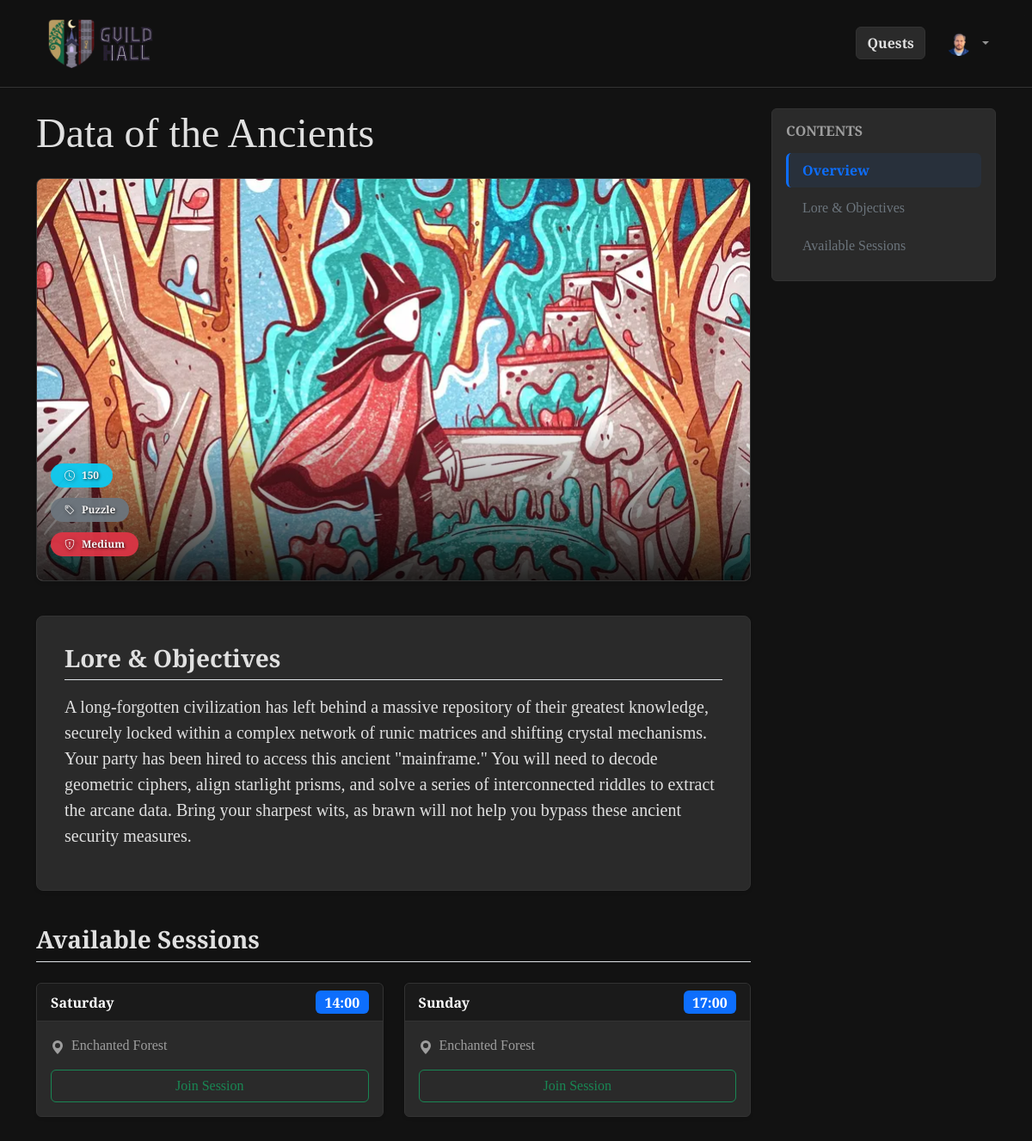
Screenshot of /quest/5 (signed in) with the database file from the repository.
### tables this page shows
CREATE TABLE "users" (
	"UId"	INTEGER,
	"username"	TEXT NOT NULL UNIQUE,
	"password_hash"	TEXT NOT NULL,
	"role"	TEXT NOT NULL,
	"avatar_filename"	TEXT,
	PRIMARY KEY("UId" AUTOINCREMENT)
);

CREATE TABLE "quests" (
	"QId"	INTEGER,
	"title"	TEXT NOT NULL,
	"duration"	INTEGER NOT NULL,
	"quest_type"	TEXT NOT NULL,
	"difficulty"	TEXT NOT NULL,
	"description"	TEXT,
	"image_filename"	TEXT,
	PRIMARY KEY("QId" AUTOINCREMENT)
);

### app.py (the view)
@app.route('/quest/<int:quest_id>')
def quest_detail(quest_id):
    quest, sessions = db.get_quest_and_sessions(quest_id)
    if not quest:
        flash("Quest not found.", "danger")
        return redirect(url_for('all_quests'))
    return render_template('quest_detail.html', quest=quest, sessions=sessions)

### app.py (called while the page is built)
@login_manager.user_loader
def load_user(user_id):
    return db.get_user_by_id(user_id)

### db.py (called while the page is built)
def get_db_connection():
    conn = sqlite3.connect('database.db')
    conn.row_factory = sqlite3.Row
    return conn

def get_user_by_id(uid):
    conn = get_db_connection()
    cursor = conn.cursor()
    query = 'SELECT * FROM users WHERE UId = ?'
    cursor.execute(query, (uid,))
    user_row = cursor.fetchone()
    conn.close()
    if user_row:
        return User(id=user_row['UId'],
                    username=user_row['username'],
                    role=user_row['role'],
                    avatar_filename=user_row['avatar_filename'])
    return None

def get_quest_and_sessions(quest_id):
    conn = get_db_connection()
    quest = conn.execute('SELECT * FROM quests WHERE QId = ?', (quest_id,)).fetchone()
    sessions_query = '''
        SELECT SId, day, start_time, location
        FROM sessions
        WHERE QId = ?
        ORDER BY
        CASE day
            WHEN 'Monday' THEN 1
            WHEN 'Tuesday' THEN 2
            WHEN 'Wednesday' THEN 3
            WHEN 'Thursday' THEN 4
            WHEN 'Friday' THEN 5
            WHEN 'Saturday' THEN 6
            WHEN 'Sunday' THEN 7
        END, start_time ASC
    '''
    sessions = conn.execute(sessions_query, (quest_id,)).fetchall()
    conn.close()
    return quest, sessions

### templates/quest_detail.html (shortened to what this page needs)
{% extends 'base.html' %}
{% block scrollspy %}
data-bs-spy="scroll" data-bs-target="#toc-nav" data-bs-root-margin="0px 0px -40%" data-bs-smooth-scroll="true" tabindex="0"
{% endblock %}
{% block content %}
<div class="row mt-4">
    <div class="col-lg-9 col-md-8">
        <div class="d-flex justify-content-between align-items-center mb-4">
            <h1 class="display-5 mb-0">{{ quest.title }}</h1>
        </div>
        <div id="quest-overview" class="quest-section quest-box p-0">
            <div class="hero-image-container">
                {% if quest.image_filename %}
                    <img src="{{ url_for('static', filename='images/quests/' + quest.image_filename) }}" alt="{{ quest.title }}" class="hero-image">
                {% else %}
                    <div class="hero-image-placeholder"></div>
                {% endif %}
                <div class="hero-overlays">
                    <div class="badge bg-info hero-stat" title="Duration" id="duration">
                        <svg class="stat-icon" xmlns="http://www.w3.org/2000/svg" viewBox="0 0 16 16">
                            <path d="M8 3.5a.5.5 0 0 0-1 0V9a.5.5 0 0 0 .252.434l3.5 2a.5.5 0 0 0 .496-.868L8 8.71z"/>
                            <path d="M8 16A8 8 0 1 0 8 0a8 8 0 0 0 0 16m7-8A7 7 0 1 1 1 8a7 7 0 0 1 14 0"/>
                        </svg>
                        <span>{{ quest.duration }}</span>
                    </div>
                    <div class="badge bg-secondary hero-stat" title="Quest Type" id="quest-type">
                        <span>{{ quest.quest_type | title }}</span>
                    </div>
                    <div class="badge bg-danger hero-stat" title="Difficulty" id="difficulty">
                        <span>{{ quest.difficulty | title }}</span>
                    </div>
                </div>
            </div>
        </div>
        <div id="quest-description" class="quest-section quest-box">
            <h3 class="section-title border-bottom pb-2 mb-3">Lore & Objectives</h3>
            <p class="fs-5">{{ quest.description }}</p>
        </div>
        <div id="quest-sessions" class="quest-section mb-5">
            <h3 class="section-title border-bottom pb-2 mb-4">Available Sessions</h3>
            <div class="sessions-grid">
                {% for session in sessions %}
                <div class="card shadow-sm border-dark h-100">
                    <div class="card-header bg-dark text-white d-flex justify-content-between align-items-center">
                        <span class="fw-bold">{{ session.day }}</span>
                        <span class="badge bg-primary fs-6">{{ session.start_time }}</span>
                    </div>
                    <div class="card-body">
                        <p class="mb-3 text-muted">
                            <svg xmlns="http://www.w3.org/2000/svg" width="16" height="16" fill="currentColor" class="bi bi-geo-alt-fill me-1" viewBox="0 0 16 16">
                                <path d="M8 16s6-5.686 6-10A6 6 0 0 0 2 6c0 4.314 6 10 6 10m0-7a3 3 0 1 1 0-6 3 3 0 0 1 0 6"/>
                            </svg>
                            {{ session.location }}
                        </p>
                        <a href="{{ url_for('session_detail', session_id=session.SId) }}" class="btn btn-outline-success w-100 mt-auto">Join Session</a>
                    </div>
                </div>
                {% else %}
                <div class="alert alert-secondary w-100 text-center">
                    No sessions are currently scheduled for this quest.
                </div>
                {% endfor %}
            </div>
        </div>
    </div>
    <div class="col-lg-3 col-md-4 d-none d-md-block">
        <nav id="toc-nav" class="sidebar-toc p-3 bg-light rounded border sticky-top">
            <h5 class="text-uppercase text-muted fs-6 mb-3 fw-bold">Contents</h5>
            <ul class="nav nav-pills flex-column">
                <li class="nav-item">
                    <a class="nav-link custom-toc-link" href="#quest-overview">Overview</a>
                </li>
                <li class="nav-item">
                    <a class="nav-link custom-toc-link" href="#quest-description">Lore & Objectives</a>
                </li>
                <li class="nav-item">
                    <a class="nav-link custom-toc-link" href="#quest-sessions">Available Sessions</a>
                </li>
            </ul>
        </nav>
    </div>
</div>
{% endblock %}

### templates/base.html (shortened to what this page needs)
<!DOCTYPE html>
<html lang="en">
<head>
    <link href="https://cdn.jsdelivr.net/npm/bootstrap@5.3.0/dist/css/bootstrap.min.css" rel="stylesheet">
    <link rel="stylesheet" href="{{ url_for('static', filename='css/style.css') }}">
</head>
<body {% block scrollspy %}{% endblock %}>
    <header>
        {% set is_home = request.endpoint == 'index' %}
        <nav id="{{ 'homeNavbar' if is_home else 'genNavbar' }}"
             class="navbar navbar-expand-lg navbar-dark {{ 'fixed-top navbar-transparent' if is_home else 'sticky-top glass-nav' }}">
            <div class="container">
                <a class="navbar-brand" href="{{ url_for('index') }}">
                    <img src="{{ url_for('static', filename='images/logo.png') }}" alt="Guild Logo" id="logo" class="d-inline-block align-text-top me-2">
                </a>
                <div class="collapse navbar-collapse justify-content-end" id="mobileMenu">
                    <ul class="navbar-nav align-items-lg-center">
                        <li class="nav-item me-lg-3 mb-2 mb-lg-0 {% if current_user.is_authenticated %}d-none d-lg-block{% endif %}">
                            <a class="btn btn-info w-100 text-dark fw-bold" href="{{ url_for('all_quests') }}">Quests</a>
                        </li>
                        {% if current_user.is_authenticated %}
                            <li class="nav-item dropdown d-none d-lg-block">
                                <a class="nav-link dropdown-toggle d-flex align-items-center justify-content-center" href="#" id="userDropdown" role="button" data-bs-toggle="dropdown" aria-expanded="false">
                                    {% if current_user.avatar_filename %}
                                        <img src="{{ url_for('static', filename='images/avatars/' + current_user.avatar_filename) }}" class="rounded-circle me-2 avatar-desktop">
                                    {% else %}
                                        <img src="{{ url_for('static', filename='images/avatars/davatar.jpg') }}" class="rounded-circle me-2 avatar-desktop avatar-default">
                                    {% endif %}
                                </a>
                            </li>
                        {% endif %}
                    </ul>
                </div>
            </div>
        </nav>
    </header>
    <main class="container my-4">
        {% block content %}{% endblock %}
    </main>
</body>
</html>

### static/css/style.css (style rules this page uses)
:root { --bg-obsidian: #121212; --surface-parchment: #2A2A2A; --text-primary: #E0E0E0; --text-muted: #9E9E9E; --accent-magic: #39FF14; --role-warrior: #dc7e14; --role-mage: #00b0ff; --role-healer: #92c850; --border-dim: #333333; }
body { background-color: var(--bg-obsidian); color: var(--text-primary); font-family: 'EB Garamond', serif; }
h1, h2, h3, h4, h5, h6, .navbar-brand { font-family: 'Cinzel', serif; font-weight: 600; color: var(--text-primary); }
h1 { font-size: 2.5rem; font-weight: 700; }
p { font-size: 1rem; font-weight: 400; }
.card, .bg-light, .bg-white { background-color: var(--surface-parchment) !important; border: 1px solid var(--border-dim) !important; color: var(--text-primary) !important; }
.card-header.bg-dark { background-color: #1a1a1a !important; border-bottom: 1px solid var(--border-dim); }
.text-muted { color: var(--text-muted) !important; }
.badge { color: white; }
.navbar-brand { padding-top: 0; padding-bottom: 0; }
#logo { max-width: 150px; }
.glass-nav { background-color: rgba(18, 18, 18, 0.95) !important; backdrop-filter: blur(10px); -webkit-backdrop-filter: blur(10px); border-bottom: 1px solid var(--border-dim); z-index: 10000; }
.navbar .btn-info { background-color: var(--surface-parchment); color: var(--text-primary) !important; border: 1px solid var(--border-dim); transition: all 0.3s ease; }
.quest-box { margin-bottom: 2.5rem; background-color: var(--surface-parchment, #ffffff); border-radius: 0.5rem; box-shadow: 0 0.125rem 0.25rem rgba(0, 0, 0, 0.075); border: 1px solid var(--border-dim, #dee2e6); padding: 2rem; overflow: hidden; }
.hero-image-container { position: relative; width: 100%; height: 100%; background-color: #212529; }
.hero-image { width: 100%; height: 100%; object-fit: cover; display: block; }
.hero-overlays { position: absolute; bottom: 0; left: 0; width: 100%; background: linear-gradient(to top, rgba(0, 0, 0, 0.85) 0%, rgba(0, 0, 0, 0.4) 50%, transparent 100%); justify-content: center; align-items: center; gap: 3rem; padding: 3rem 1rem 1rem 1rem; color: #ffffff; }
.hero-stat { opacity: 0.95; padding: 1% 2% 1% 2%; margin-bottom: 1.5%; width: fit-content; border: hidden; border-radius: 24px; display: flex; align-items: center; gap: 0.5rem; font-size: 0.75rem; font-weight: 600; text-shadow: 1px 1px 3px rgba(0, 0, 0, 0.8); }
.stat-icon { width: 0.75rem; fill: currentColor; filter: drop-shadow(1px 1px 2px rgba(0,0,0,0.8)); }
.sessions-grid { display: grid; grid-template-columns: repeat(auto-fill, minmax(280px, 1fr)); gap: 1.5rem; }
.custom-toc-link { color: #6c757d; padding: 0.5rem 0 0.5rem 1rem; border-left: 3px solid transparent; border-radius: 0; transition: all 0.2s ease-in-out; margin-bottom: 0.25rem; }
.nav-pills .nav-link.custom-toc-link.active, .nav-pills .show > .nav-link.custom-toc-link { color: #0d6efd; background-color: rgba(13, 110, 253, 0.08); border-left-color: #0d6efd; font-weight: 700; }
.avatar-desktop { width: 30px; height: 30px; object-fit: cover; }
#toc-nav { top: 100px; }

### rows the page displays
users: avatar_filename (picture)
quests: title "Data of the Ancients", image_filename (picture), duration "150", quest_type "Puzzle", difficulty "Medium", description "A long-forgotten civilization has left behind a massive repository of their greatest knowledge, securely locked within a complex network of runic matrices and shifting crystal mechanisms. Your party has been hired to access this ancient \"mainframe.\" You will need to decode geometric ciphers, align starlight prisms, and solve a series of interconnected riddles to extract the arcane data. Bring your sharpest wits, as brawn will not help you bypass these ancient security measures."

### other values shown
{{ session.day }} "Saturday"
{{ session.start_time }} "14:00"
{{ session.location }} "Enchanted Forest"
{{ session.day }} "Sunday"
{{ session.start_time }} "17:00"
